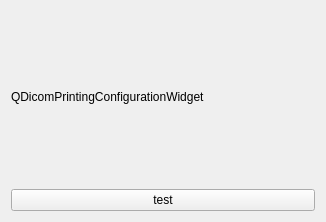
<?xml version="1.0" encoding="UTF-8"?>
<ui version="4.0">
 <class>QDicomPrintingConfigurationWidgetBase</class>
 <widget class="QWidget" name="QDicomPrintingConfigurationWidgetBase">
  <property name="geometry">
   <rect>
    <x>0</x>
    <y>0</y>
    <width>326</width>
    <height>222</height>
   </rect>
  </property>
  <layout class="QGridLayout" name="gridLayout">
   <item row="0" column="0">
    <widget class="QLabel" name="label">
     <property name="text">
      <string>QDicomPrintingConfigurationWidget</string>
     </property>
    </widget>
   </item>
   <item row="1" column="0">
    <widget class="QPushButton" name="m_testButton">
     <property name="text">
      <string>test</string>
     </property>
    </widget>
   </item>
  </layout>
 </widget>
 <resources/>
 <connections/>
</ui>
